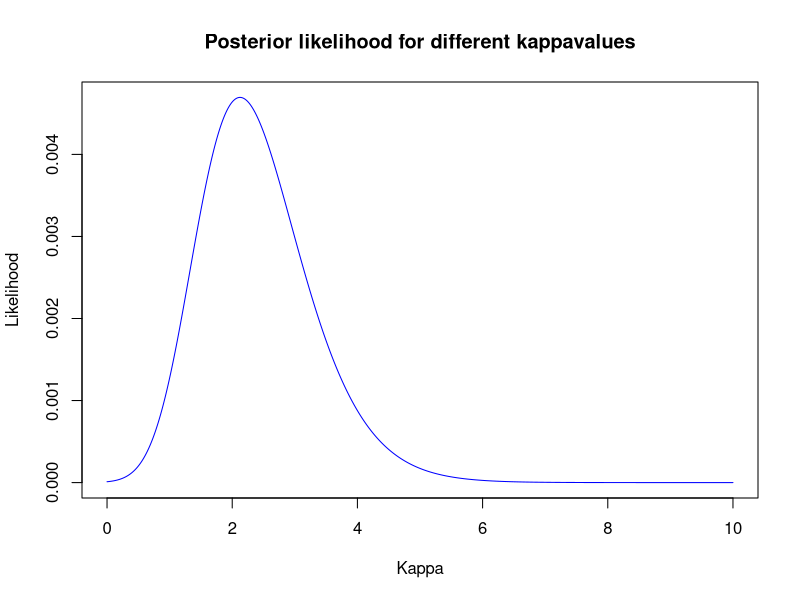

This chart was generated by the following R code:
## Assignment 3: Bayesian inference for the concentration parameter in the von Mises distribution. This exercise is concerned
## with directional data. The point is to show you that the posterior distribution for somewhat weird models can be
## obtained by plotting it over a grid of values. The data points are observed wind directions at a given location on
## ten different days. The data are recorded in degrees: (40, 303, 326, 285, 296, 314, 20, 308, 299, 296) where North
## is located at zero degrees (see Figure 1 on the next page, where the angles are measured clockwise). To fit with 
## Wikipedias description of probability distributions for circular data we convert the data into radians -pi<=y<=pi.
## The 10 observations in radians are (-2.44,2.14,2.54,1.83,2.02,2.33,-2.79,2.23,2.07,2.02).
## Assume that these data points are independent observations following the von Mises distribution
## p(y given my,k) = exp(k*cos(y-u))/(2*pi*I0(k)), -pi<=y<=pi, where I0(k) is the modified Bessel function of the 
## first kind of order zero (see ?besselI in R). The parameter my (-pi<=my<=pi) is the mean direction and k>0 is
## called the concentration parameter. Large k gives a small variance around my, and vice versa. Assume that my is
## known to be 2.39. Let K ~ Exponential(Lambda=1) a priori, where lambda is the rate parameter of the exponential
## distribution (so that the mean is 1/lambda).

## a) Plot the posterior distribution of k for the wind direction data over a fine grid of k values. 

data_radian=c(-2.44,2.14,2.54,1.83,2.02,2.33,-2.79,2.23,2.07,2.02)
my=2.39
lambda=1

# Function for computing the vonMisesDistrib for a given dataset
vonMisesDistrib = function(kappa, data, my){
  likelihood=1
  for (i in data) {
    likelihood=likelihood*exp(kappa*cos(i-my))/(2*pi*besselI(kappa, 0))
  }
  return(likelihood)
}

# Function for computing the exponential distribution
exponDistrib = function(data, lambda) {
  return(lambda*exp(-lambda*data))
}

kappa_values=seq(0,10,0.01)

# Function for computing the posterior distribution
posteriorDistrib = function(kappa, lambda, data, my) {
  likelihood=vonMisesDistrib(kappa, data, my)
  prior=exponDistrib(kappa, lambda)
  return(likelihood*prior)
}

posteriorLikelihood=posteriorDistrib(kappa_values, lambda, data_radian, my)
posterior.df=data.frame(kappa=kappa_values, likelihood=posteriorLikelihood)
sumOfPost <- sum(posterior.df$likelihood)
posterior.df$likelihood=posterior.df$likelihood*(1/sumOfPost)
plot(kappa_values, posterior.df$likelihood, xlab="Kappa", ylab="Likelihood",
     main="Posterior likelihood for different kappavalues", type="l", col="blue")
sumVar = sum(posterior.df$likelihood)

## As seen in the plot the likelihood of the posterior peaks between 2 and 4 and then dies off for larger
## kappa-values.

## b) Find the (approximate) posterior mode of k from the information in a).

# Puts likelihood values with corresponding kappa-values to be able to retrieve the kappa-value corresponding to
## the highest likelihood (mode)

posteriorMode=subset(posterior.df, likelihood==max(likelihood), kappa)
print(posteriorMode$kappa)

## The approximated posterior mode is found to be 2.12.
